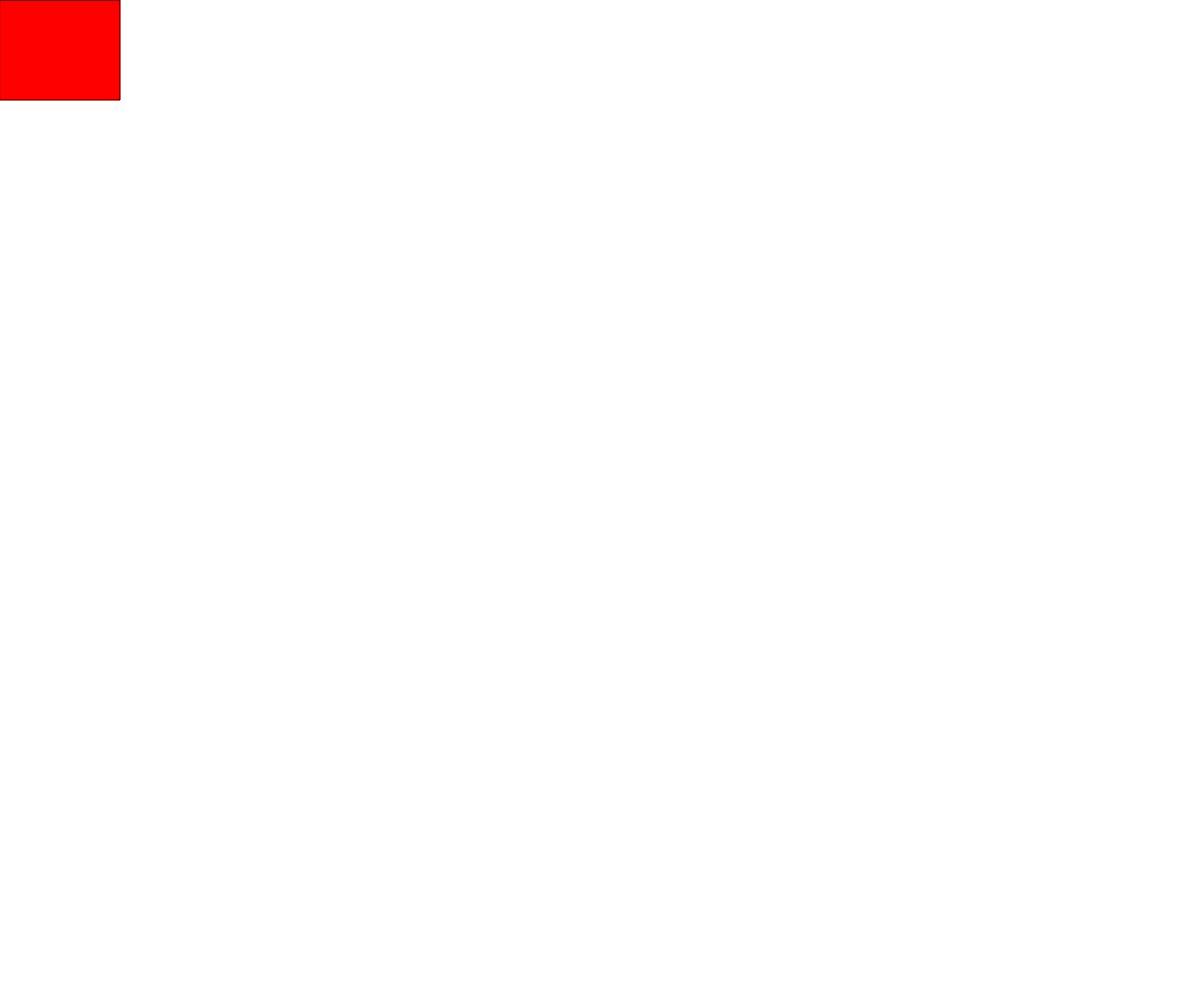
Frame 1 (no input)
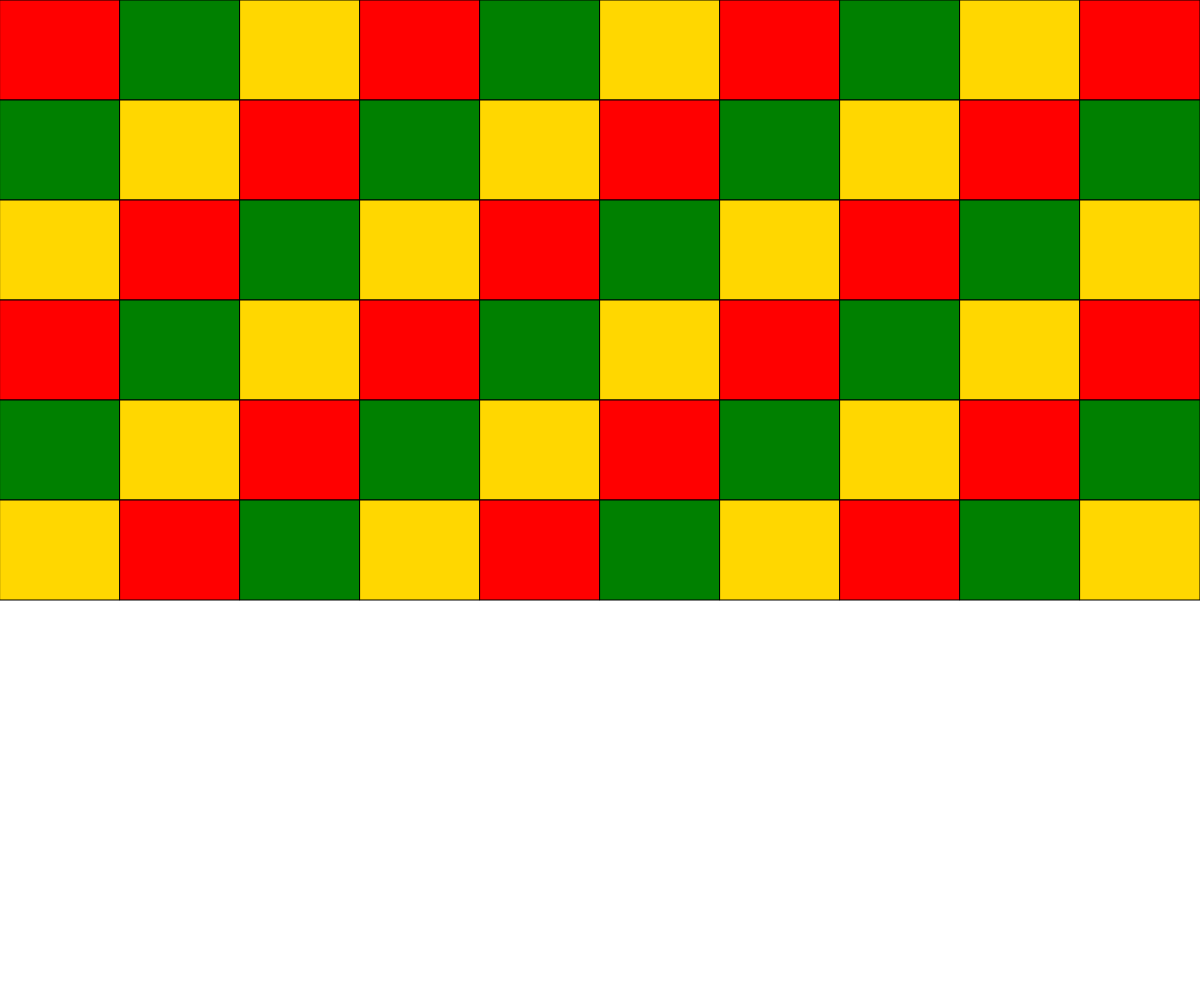
Frame 60 (no input)
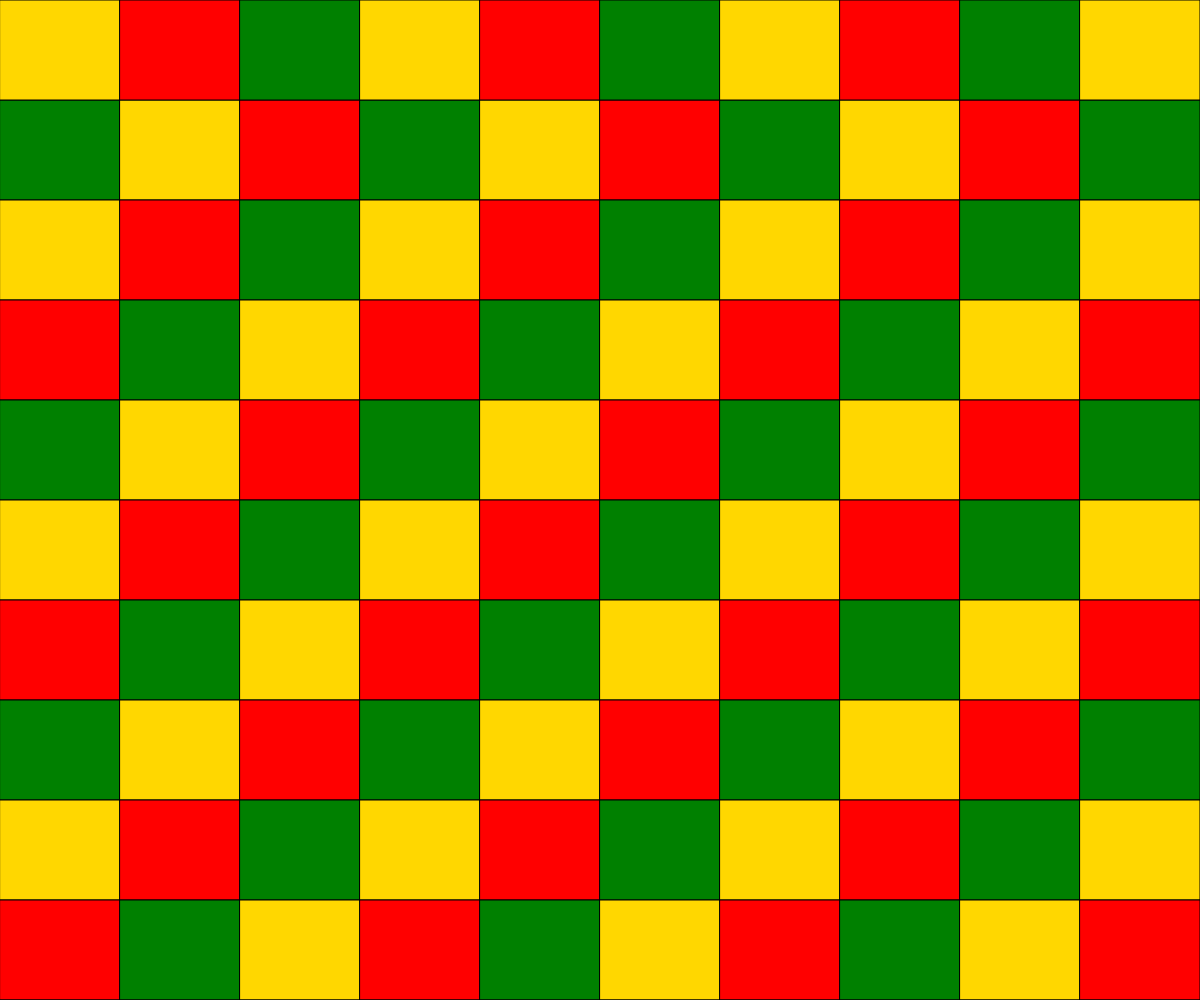
Frame 120 (the mouse pressed at the canvas centre since frame 60)

The p5.js sketch that drew these frames (run headless with seeded random() and noise() and a simulated clock; from frame 60 on, the mouse is pressed at the canvas centre):

// p5.js sketch
// ── sketch.js
// https://editor.p5js.org/jht9629-nyu/sketches/H9q2sKq8h
// pattern animation color sequence

let x;
let y;
let w;
let h;
let colors = ['red', 'green', 'gold'];
let index = 0;

function setup() {
  // size canvas to accommodate mobile window
  createCanvas(windowWidth, windowHeight);
  x = 0;
  y = 0;
  w = width / 10;
  h = height / 10;
  // frameRate(1);
}

function draw() {
  // background(220);  // TRY enabling

  let c = colors[index];
  fill(c);
  
  index = (index + 1) % colors.length;
  
  rect(x, y, w, h);  

  x = x + w;
  if (x >= width) {
    x = 0;
    y = y + h;
    if (y > height) {
      y = 0;
    }
  }
}

// https://editor.p5js.org/jht9629-nyu/sketches/Xha1utfMM
// pattern animation random colors
